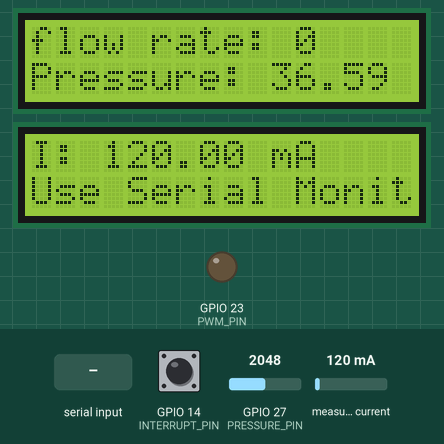
A sketch run on a simulated ESP32. Parts: 2 × 16×2 character LCD, output pins drawn as LEDs (lit = HIGH). The test bench sets the inputs (shaded band); at power-on: measured current 120 mA, GPIO 27 (PRESSURE_PIN) = 2048, GPIO 14 (INTERRUPT_PIN) LOW. What the sketch prints to the serial monitor is not drawn.

Above: at 2.3 s.
2.4 s: "90,45\n" received over Serial
At 3.1 s:
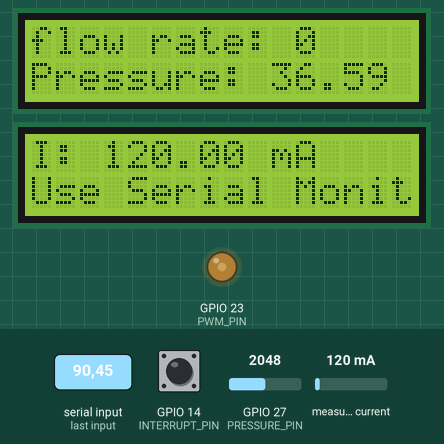
3.9 s: "30,150\n" received over Serial
At 4.3 s:
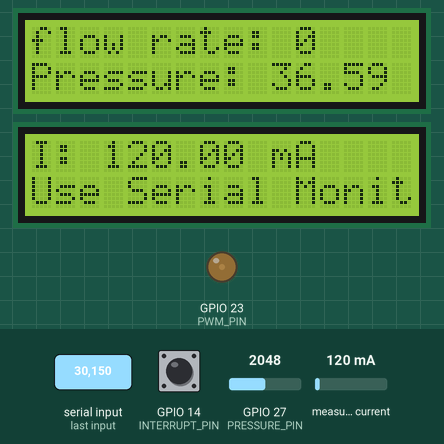
5.4 s: "200\n" received over Serial
At 6.6 s:
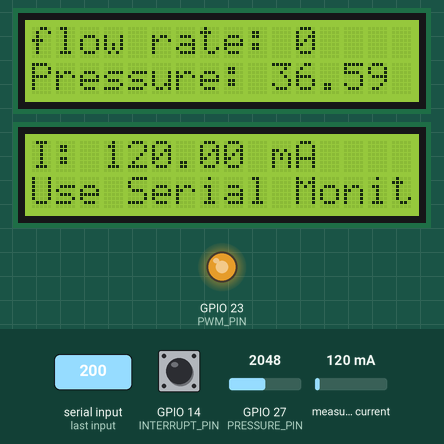
6.9 s: measured current set to 40 mA
At 8.3 s:
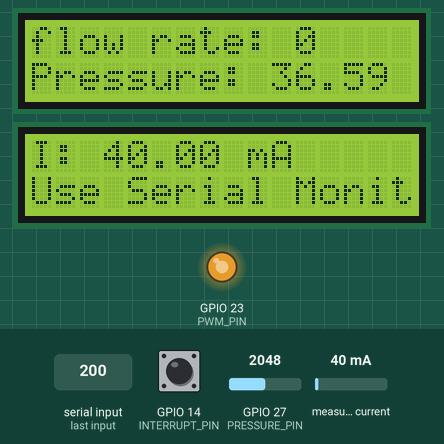
8.7 s: GPIO 27 (PRESSURE_PIN) set to 2866
At 9.8 s:
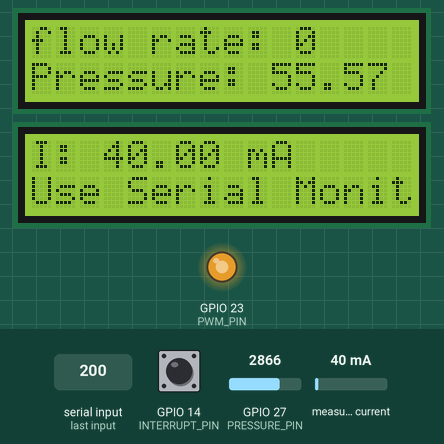
10.7 s: GPIO 14 (INTERRUPT_PIN) pulled HIGH for 0.15 s
At 11.8 s:
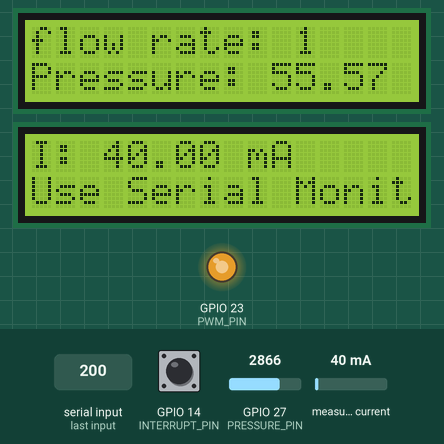
Timing chart, 0 to 13.7 s (numbered marks = the images above; inputs shaded):
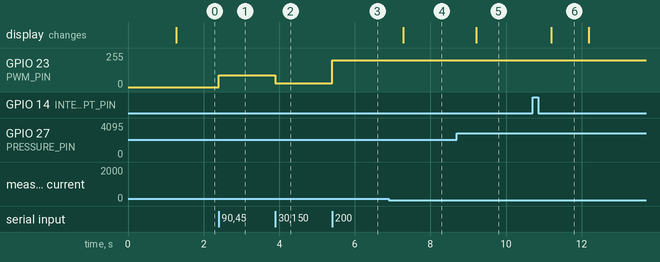

Measured:
- after the input at 2.4 s, GPIO 23 (PWM_PIN): 0/255 → 90/255 at once
- after the input at 3.9 s, GPIO 23 (PWM_PIN): 90/255 → 30/255 at once
- after the input at 5.4 s, GPIO 23 (PWM_PIN): 30/255 → 199/255 at once
- after the input at 6.9 s, the display: changes after 0.37 s (image 4)
- after the input at 8.7 s, the display: changes after 0.51 s (image 5)
- after the input at 10.7 s, the display: changes after 0.49 s (image 6)
- what the display in image 6 shows lasts 1.0 s, from 11.2 s to 12.2 s

The sketch:

sketch_jun10a.ino
```cpp
#include <LiquidCrystal_I2C.h>
#include <Wire.h>
#include <Adafruit_INA219.h>

Adafruit_INA219 ina219;

#define INTERRUPT_PIN 14
#define PRESSURE_PIN 27

#define PWM_PIN 23
#define PWM_FREQ 5000  // Frequency for PWM signal
#define PWM_RESOLUTION 8  // Resolution for PWM signal in bits
#define PWM_CHANNEL 0  // PWM channel

#define a 0.0232
#define b -10.9232
volatile unsigned long interruptCounter = 0;
unsigned long lastResetTime = 0;
volatile unsigned long lastInterruptTime = 0;
 LiquidCrystal_I2C lcd(0x27,16,2);  // Change the 0x27  i2c address to your i2c address
LiquidCrystal_I2C lcd2(0x26,16,2);
 // Declare global variables for duty cycle
int dutyCycle[] = {0,178};  // Corresponds to 0%, 30%, 60%, 80% and 100% duty cycle in 8-bit resolution
int dutyIndex = 0;  // Initialize index for dutyCycle array

void IRAM_ATTR handleInterrupt() {
  interruptCounter++;
  // lastInterruptTime = millis();  // Record the time of the last pulse
}

void setup() {
  pinMode(INTERRUPT_PIN, INPUT_PULLDOWN);
  attachInterrupt(digitalPinToInterrupt(INTERRUPT_PIN), handleInterrupt, RISING);
  pinMode(PRESSURE_PIN, INPUT_PULLDOWN);

  if (! ina219.begin()) {
    Serial.println("Failed to find INA219 chip");
    while (1) { delay(10); }
  }
  Wire.begin(21,22);
  Serial.begin(115200);

  // Set up PWM on PWM_PIN
  pinMode(PWM_PIN, OUTPUT);
  ledcSetup(PWM_CHANNEL, PWM_FREQ, PWM_RESOLUTION);
  ledcAttachPin(PWM_PIN, PWM_CHANNEL);
  ledcWrite(PWM_CHANNEL, 0);

  // lcd.begin(16,2);
  // lcd.begin(16, 2);
  lcd.init();
  lcd.backlight();

  lcd2.init();
  lcd2.backlight();


  lcd.clear();
  lcd2.clear();

  lcd.setCursor(1,0);
  // lcd.print("Hello, world!");
  lcd.print("Air Supply");
  lcd.setCursor(3,1);
  lcd.print("Screen 1");

  lcd2.setCursor(1,0);
  lcd2.print("Air Supply");
  lcd2.setCursor(3,1);
  lcd2.print("Screen 2");
  delay(1000);

  lcd.clear();
  lcd2.clear();


}

void loop() {
  unsigned long currentTime = millis();

  // If 1 second has passed since the last reset
  if (currentTime - lastResetTime >= 1000) {
    lastResetTime = currentTime;

    // Temporarily disable interrupts while reading and resetting interruptCounter
    noInterrupts();
    unsigned long count = interruptCounter;
    interruptCounter = 0;
    unsigned long timeSinceLastPulse = currentTime - lastInterruptTime;
    interrupts();

     // Read and print the pressure transducer value
    double pressureValue = analogRead(PRESSURE_PIN)*a+b;
    Serial.print("Pressure transducer value: ");
    Serial.println(pressureValue);

    Serial.print("flow rate:");
      Serial.println(count);
      // lcd.clear();
      lcd.setCursor(0,0);
      lcd.print("flow rate: ");
      lcd.print(count);
      lcd.print("       ");

      lcd.setCursor(0,1);
      lcd.print("Pressure: ");
      lcd.print(pressureValue);
      lcd.print("          ");

      float current_mA = ina219.getCurrent_mA();
    Serial.print("Current: "); Serial.print(current_mA); Serial.println(" mA");
    lcd2.setCursor(0,0);
    lcd2.print("I: ");
    lcd2.print(current_mA);
    lcd2.print(" mA");
    lcd2.print("          ");

    lcd2.setCursor(0,1);
    lcd2.print("Use Serial Monitor");
    lcd2.print(current_mA);
    lcd2.print("mA");
    lcd2.print("          ");

    Serial.println("Type in number between 0 (close) and 255 (open) to control valve!");
    Serial.println();


      // Change duty cycle of PWM signal
  // ledcWrite(PWM_CHANNEL, dutyCycle[dutyIndex]);

  // dutyIndex = (dutyIndex + 1) % 2;  // Cycle through duty cycle values

  // delay(1000);  // Wait for 1 second before changing duty cycle

    // // Check if a pulse has been received in the last second
    // if (timeSinceLastPulse < 1000) {
    //   Serial.print("Interrupt count in the last second: ");
    //   Serial.println(count);
    // } else {
    //   Serial.println("No flow detected in the last second.");
    // }

    // delay(30);
  } else {
      if(Serial.available() > 0) {
      String inputString = Serial.readStringUntil('\n');
      inputString.trim();
      int inputInt = inputString.toInt();

      if(inputInt >= 0 && inputInt <= 255) {
        ledcWrite(PWM_CHANNEL, inputInt);
        Serial.print("Updated duty cycle: ");
        Serial.println(inputInt);
      }
      else {
        Serial.println("Invalid input! Please enter a number between 0 and 255.");
      }
      }
  }
}
```
